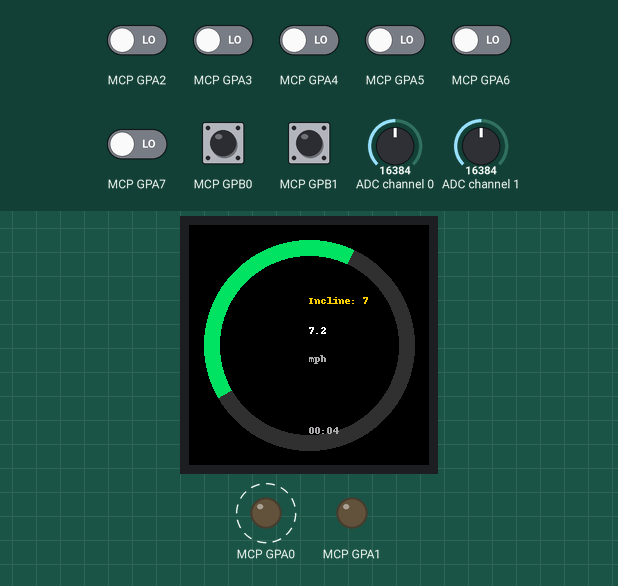
Simulated run of this program. Board: Raspberry Pi (BCM pin numbers). Shown: 240×240 colour display, output pins drawn as LEDs (lit = HIGH). Dashed ring = blinking. The inputs (shaded band) are chosen by the test bench; at power-on: MCP GPB0, MCP GPB1 HIGH, MCP GPA2–7 LOW, ADC channel 0 = 16384, ADC channel 1 = 16384 (analog values on the 0–32767 scale). Pins used as bus, display or sensor lines are not drawn; what the program prints to the terminal is not drawn.

Above: at 5.0 s.
5.1 s: ADC channel 0 set to 8968
At 6.07 s:
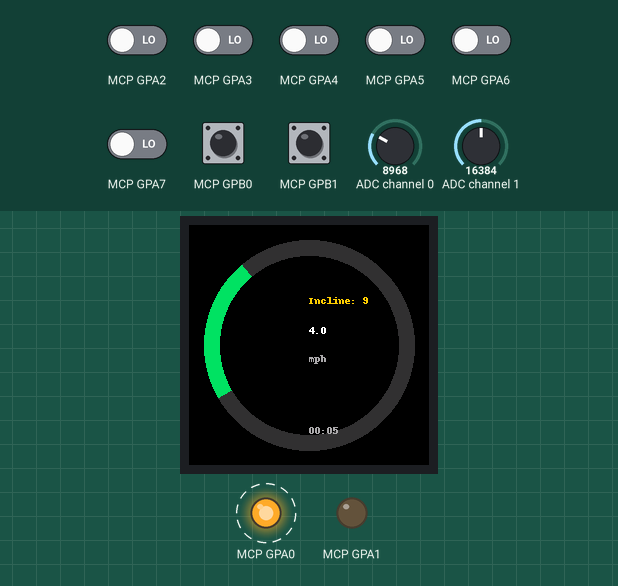
6.9 s: ADC channel 0 set to 8248
At 8.1 s:
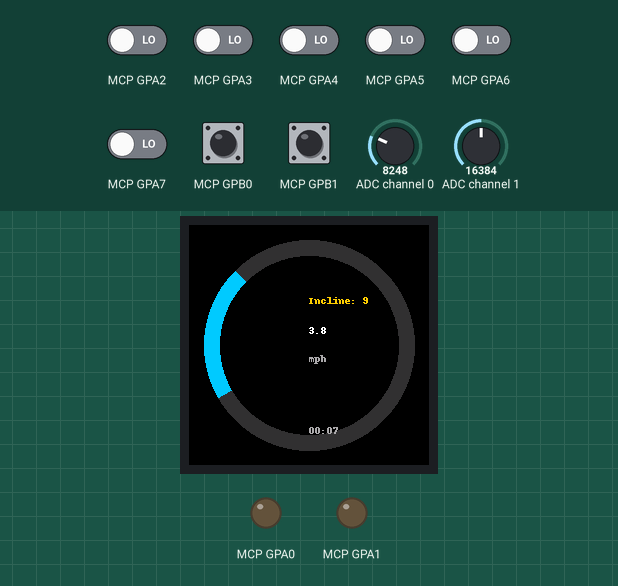
9.9 s: MCP GPB0 pulled LOW for 0.15 s
At 9.96 s:
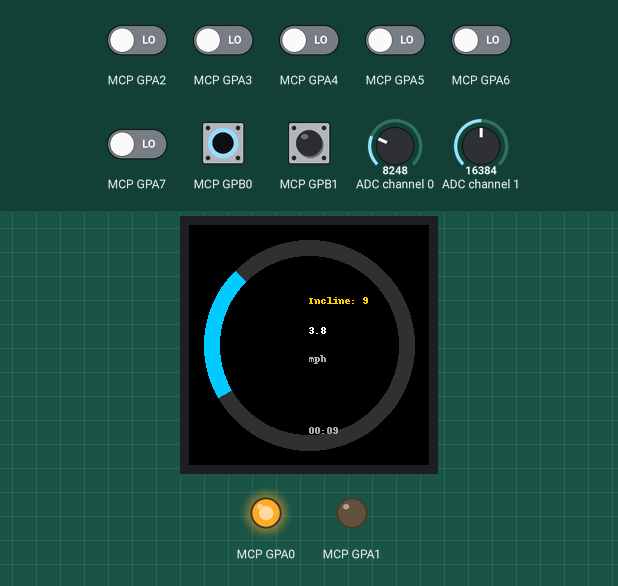
Timing chart, 0 to 12.9 s (numbered marks = the images above; inputs shaded):
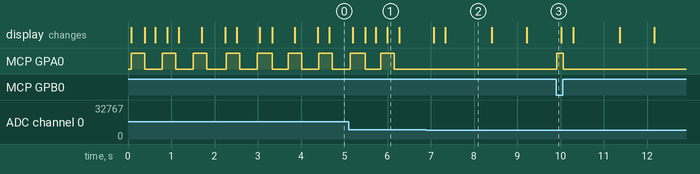

Measured:
- the behaviour switches between 8736 and 8728 on ADC channel 0 (found by bisection; images 1 and 2)
- after the input at 6.9 s, the display: first changes after 0.17 s (image 2 shows a later state)
- after the input at 9.9 s, MCP GPA0: LOW → HIGH at once, → LOW 0.15 s later
- by itself, MCP GPA0: alternates HIGH for 0.31 s and LOW for 0.40 s

The program:

main.py
```python
import time
import signal
import sys

import display_gc9a01_pi
import connectivity
from treadmill_rpi import Treadmill
from config import DISPLAY_UPDATE_MS, DEBUG

treadmill = None
_last_display = 0
_last_lvgl = 0
_running = True


def _handle_signal(signum, frame):
    global _running
    _running = False


def main():
    global treadmill, _last_display, _running
    signal.signal(signal.SIGTERM, _handle_signal)
    signal.signal(signal.SIGINT, _handle_signal)
    signal.signal(signal.SIGHUP, _handle_signal)

    print("Tradmill Pi Zero W v1.1 starting")
    display_gc9a01_pi.init()
    connectivity.init()
    treadmill = Treadmill()
    print("Tradmill ready — pots idle = stop, GC9A01 240x240, MCP23017 0x20, ADS1115 0x48")

    _last_display = time.monotonic()
    try:
        while _running:
            now = time.monotonic()
            treadmill.update()
            if (now - _last_display) * 1000 >= DISPLAY_UPDATE_MS:
                display_gc9a01_pi.update(
                    treadmill.get_speed_mph(),
                    treadmill.get_incline_level(),
                    treadmill.get_elapsed_seconds(),
                    treadmill.is_safety_triggered(),
                    treadmill.is_running(),
                )
                _last_display = now
            connectivity.update(treadmill.get_speed_mph(), treadmill.get_elapsed_seconds(), treadmill.is_running())
            if DEBUG and int(now * 2) % 20 == 0:
                pass
            time.sleep(0.005)
    finally:
        print("Shutting down — PWM 0, relays off")
        if treadmill:
            treadmill.shutdown()
        display_gc9a01_pi.shutdown()
        sys.exit(0)


if __name__ == "__main__":
    main()
```

display_gc9a01_pi.py
```python
import time

try:
    import spidev
    import lgpio
    _has_hw = True
except ImportError:
    _has_hw = False

try:
    from luma.core.interface.serial import spi as luma_spi
    from luma.lcd.device import gc9a01
    from luma.core.render import canvas
    from PIL import ImageDraw, ImageFont
    _has_luma = True
except ImportError:
    _has_luma = False

from config import (
    SPI_BUS, SPI_DEVICE, SPI_SPEED_HZ, GC9A01_DC_PIN, GC9A01_RST_PIN,
    GC9A01_BL_PIN, SCREEN_W, SCREEN_H, ARC_START, ARC_END, ARC_MAX, DEBUG
)

_mock = True
_device = None
_h = None


def _speed_colour(mph):
    if mph < 4.0:
        return "#00C8FF"
    elif mph < 8.0:
        return "#00E060"
    elif mph < 10.0:
        return "#FFCC00"
    else:
        return "#FF4444"


def init():
    global _mock, _device, _h
    if _has_luma:
        try:
            serial = luma_spi(port=SPI_BUS, device=SPI_DEVICE, gpio_DC=GC9A01_DC_PIN, gpio_RST=GC9A01_RST_PIN, bus_speed_hz=SPI_SPEED_HZ)
            _device = gc9a01(serial, width=SCREEN_W, height=SCREEN_H, rotate=0)
            _mock = False
            if _has_hw:
                try:
                    _h = lgpio.gpiochip_open(0)
                    lgpio.gpio_claim_output(_h, GC9A01_BL_PIN)
                    lgpio.gpio_write(_h, GC9A01_BL_PIN, 1)
                except Exception:
                    pass
            return
        except Exception as e:
            if DEBUG:
                print(f"[DISPLAY] luma init failed: {e} — mock")
    if _has_hw:
        try:
            _h = lgpio.gpiochip_open(0)
            lgpio.gpio_claim_output(_h, GC9A01_RST_PIN)
            lgpio.gpio_claim_output(_h, GC9A01_DC_PIN)
            lgpio.gpio_claim_output(_h, GC9A01_BL_PIN)
            lgpio.gpio_write(_h, GC9A01_BL_PIN, 1)
            lgpio.gpio_write(_h, GC9A01_RST_PIN, 0)
            time.sleep(0.05)
            lgpio.gpio_write(_h, GC9A01_RST_PIN, 1)
            time.sleep(0.12)
            _mock = False
            return
        except Exception as e:
            if DEBUG:
                print(f"[DISPLAY] gpio init failed: {e}")
    _mock = True
    if DEBUG:
        print("[DISPLAY] mock mode")

_last_draw = 0


def update(speed_mph, incline, elapsed_sec, safety, running):
    global _last_draw
    if _mock:
        return
    if DEBUG and int(time.monotonic() * 2) % 10 == 0:
        pass
    if _device is not None and _has_luma:
        try:
            with canvas(_device) as draw:
                draw.rectangle((0, 0, SCREEN_W, SCREEN_H), fill="black")
                if safety:
                    draw.text((SCREEN_W // 2, SCREEN_H // 2), "!! STOPPED !!\nSet speed to 0", fill="red", anchor="mm", align="center")
                    return
                colour = _speed_colour(speed_mph)
                pct = max(0.0, min(1.0, speed_mph / 12.0))
                draw.ellipse((15, 15, SCREEN_W - 15, SCREEN_H - 15), outline="#333333", width=16)
                if pct > 0:
                    start = ARC_START
                    end = ARC_START + pct * (360 - (ARC_START - ARC_END) if ARC_END < ARC_START else ARC_END - ARC_START)
                    draw.arc((15, 15, SCREEN_W - 15, SCREEN_H - 15), start, end, fill=colour, width=16)
                draw.text((SCREEN_W // 2, SCREEN_H // 2 - 20), f"{speed_mph:.1f}", fill="white", anchor="mm")
                draw.text((SCREEN_W // 2, SCREEN_H // 2 + 8), "mph", fill="#AAAAAA", anchor="mm")
                draw.text((SCREEN_W // 2, 70), f"Incline: {incline}", fill="#FFCC00", anchor="mm")
                mins = elapsed_sec // 60
                secs = elapsed_sec % 60
                draw.text((SCREEN_W // 2, SCREEN_H - 40), f"{mins:02d}:{secs:02d}", fill="#AAAAAA", anchor="mm")
                if not running and speed_mph < 0.01:
                    draw.text((SCREEN_W // 2, SCREEN_H // 2 + 40), "IDLE", fill="#888888", anchor="mm")
        except Exception as e:
            if DEBUG:
                print(f"[DISPLAY] draw failed: {e}")


def is_mock():
    return _mock


def shutdown():
    global _h
    if _h is not None:
        try:
            lgpio.gpiochip_close(_h)
        except Exception:
            pass
```

connectivity.py
```python
import time

try:
    import requests
    _has_requests = True
except ImportError:
    _has_requests = False

from config import HA_WEBHOOK_URL, DEBUG

_last_post = 0


def init():
    if DEBUG:
        if HA_WEBHOOK_URL:
            print(f"[CONNECTIVITY] webhook {HA_WEBHOOK_URL}")
        else:
            print("[CONNECTIVITY] no webhook — offline")


def update(speed_mph, elapsed_sec, running):
    global _last_post
    if not HA_WEBHOOK_URL or not _has_requests:
        return
    now = time.monotonic()
    if now - _last_post < 5.0:
        return
    _last_post = now
    try:
        body = {"speed_mph": round(float(speed_mph), 2), "elapsed_sec": int(elapsed_sec), "running": bool(running)}
        resp = requests.post(HA_WEBHOOK_URL, json=body, timeout=1)
        if DEBUG:
            print(f"[CONNECTIVITY] HA webhook HTTP {resp.status_code}")
    except Exception as e:
        if DEBUG:
            print(f"[CONNECTIVITY] webhook failed: {e}")
```

treadmill_rpi.py
```python
import time
import hal_pwm
from hal_mcp import MCP23017
from hal_adc import ADCReader
from config import (
    MAX_SPEED_MPH, SPEED_STEP_MPH, SPEED_LEVELS, SPEED_POT_THRESHOLD_NORM,
    MAX_INCLINE_LEVEL, MIN_INCLINE_LEVEL, INCLINE_DEBOUNCE_MS,
    INCLINE_INTER_PULSE_GAP_MS, MCP_I2C_ADDR, MCP_INCLINE_UP_PIN,
    MCP_INCLINE_DOWN_PIN, MCP_INCLINE_UP_BTN, MCP_INCLINE_DOWN_BTN,
    MCP_SAFETY_KEY_PIN, I2C_BUS, ADC_HYST_SPEED, ADC_HYST_INCLINE,
    ADC_RAW_MIN, ADC_RAW_MAX, STOP_RAMP_MS
)


class Treadmill:
    def __init__(self):
        hal_pwm.init()
        self.mcp = MCP23017(bus=I2C_BUS, address=MCP_I2C_ADDR)
        self.adc = ADCReader(bus_num=I2C_BUS, address=0x48)
        self._setup_mcp()
        self._target_speed = 0.0
        self._speed_mph = 0.0
        self._incline_level = 0
        self._elapsed_seconds = 0
        self._running = False
        self._stopping = False
        self._stop_ramp_from = 0.0
        self._stop_ramp_start = 0
        self._session_start = 0
        self._session_running = False
        self._last_btn_up = False
        self._last_btn_down = False
        self._last_incline_ms = 0
        self._incline_pulse_dir = 0
        self._incline_pulse_end = 0
        self._raw_speed_filt = ADC_RAW_MIN
        self._raw_incline_filt = ADC_RAW_MIN
        self._speed_level = 0
        self._incline_target = 0
        self._speed_buf = []
        self._incline_buf = []

    def _setup_mcp(self):
        if not self.mcp.ok:
            return
        self.mcp.pin_mode(MCP_INCLINE_UP_PIN, 0)
        self.mcp.pin_mode(MCP_INCLINE_DOWN_PIN, 0)
        self.mcp.output(MCP_INCLINE_UP_PIN, 0)
        self.mcp.output(MCP_INCLINE_DOWN_PIN, 0)
        if MCP_INCLINE_UP_BTN != -1:
            self.mcp.pin_mode(MCP_INCLINE_UP_BTN, 1, pull_up=True)
        if MCP_INCLINE_DOWN_BTN != -1:
            self.mcp.pin_mode(MCP_INCLINE_DOWN_BTN, 1, pull_up=True)
        if MCP_SAFETY_KEY_PIN != -1:
            self.mcp.pin_mode(MCP_SAFETY_KEY_PIN, 1, pull_up=True)

    def _median(self, buf):
        s = sorted(buf)
        return s[len(s) // 2]

    def _filter_raw(self, raw, buf, filt):
        buf.append(raw)
        if len(buf) > 8:
            buf.pop(0)
        med = self._median(buf)
        return int(filt * 0.8 + med * 0.2)

    def _poll_pots(self):
        raw_s = self.adc.read_speed_raw()
        raw_i = self.adc.read_incline_raw()
        if raw_s == 0 and raw_i == 0 and not self.adc.ok:
            return
        self._raw_speed_filt = self._filter_raw(raw_s, self._speed_buf, self._raw_speed_filt)
        self._raw_incline_filt = self._filter_raw(raw_i, self._incline_buf, self._raw_incline_filt)

    def _quantize_speed(self):
        span = ADC_RAW_MAX - ADC_RAW_MIN
        if span <= 0:
            return 0
        norm = (self._raw_speed_filt - ADC_RAW_MIN) / span
        norm = max(0.0, min(1.0, norm))
        if norm < SPEED_POT_THRESHOLD_NORM:
            return 0
        desired = int(round(norm * SPEED_LEVELS))
        desired = max(0, min(SPEED_LEVELS, desired))
        if desired == self._speed_level:
            return desired
        bin_w = span / SPEED_LEVELS if SPEED_LEVELS else span
        boundary = ADC_RAW_MIN + max(desired, self._speed_level) * bin_w
        if desired > self._speed_level and self._raw_speed_filt < boundary + ADC_HYST_SPEED // 2:
            return self._speed_level
        if desired < self._speed_level and self._raw_speed_filt > boundary - ADC_HYST_SPEED // 2:
            return self._speed_level
        return desired

    def _quantize_incline(self):
        span = ADC_RAW_MAX - ADC_RAW_MIN
        if span <= 0:
            return 0
        levels = MAX_INCLINE_LEVEL - MIN_INCLINE_LEVEL + 1
        bin_w = span / levels
        naive = int(((self._raw_incline_filt - ADC_RAW_MIN) / span) * levels)
        naive = max(MIN_INCLINE_LEVEL, min(MAX_INCLINE_LEVEL, naive))
        if naive == self._incline_level:
            return naive
        boundary = ADC_RAW_MIN + (max(naive, self._incline_level) - MIN_INCLINE_LEVEL) * bin_w
        if naive > self._incline_level and self._raw_incline_filt < boundary + ADC_HYST_INCLINE // 2:
            return self._incline_level
        if naive < self._incline_level and self._raw_incline_filt > boundary - ADC_HYST_INCLINE // 2:
            return self._incline_level
        return naive

    def _apply_speed(self):
        self._speed_mph = self._target_speed
        if self._speed_mph < 0.01:
            hal_pwm.set_duty_pct(0)
            return
        hal_pwm.set_speed_mph(self._speed_mph, MAX_SPEED_MPH)

    def _stop_all(self):
        hal_pwm.set_duty_pct(0)
        if self.mcp.ok:
            self.mcp.output(MCP_INCLINE_UP_PIN, 0)
            self.mcp.output(MCP_INCLINE_DOWN_PIN, 0)
        self._speed_mph = 0.0
        self._target_speed = 0.0

    def _schedule_incline(self, now):
        self._incline_target = self._quantize_incline()
        if self._incline_target == self._incline_level:
            return
        if self._incline_pulse_dir != 0:
            return
        if now - self._last_incline_ms < INCLINE_INTER_PULSE_GAP_MS:
            return
        direction = 1 if self._incline_target > self._incline_level else -1
        self._incline_level = max(MIN_INCLINE_LEVEL, min(MAX_INCLINE_LEVEL, self._incline_level + direction))
        self._incline_pulse_dir = direction
        self._incline_pulse_end = now + INCLINE_DEBOUNCE_MS
        self._last_incline_ms = now

    def _update_incline(self, now):
        pulse_up = self._incline_pulse_dir > 0 and now < self._incline_pulse_end
        pulse_down = self._incline_pulse_dir < 0 and now < self._incline_pulse_end
        if self._incline_pulse_dir != 0 and now >= self._incline_pulse_end:
            self._incline_pulse_dir = 0
        up = False
        down = False
        if self.mcp.ok:
            if MCP_INCLINE_UP_BTN != -1:
                up = self.mcp.input(MCP_INCLINE_UP_BTN) == 0
            if MCP_INCLINE_DOWN_BTN != -1:
                down = self.mcp.input(MCP_INCLINE_DOWN_BTN) == 0
        debounce_ok = (now - self._last_incline_ms) > INCLINE_DEBOUNCE_MS
        if self.mcp.ok:
            if (up or pulse_up) and not (down or pulse_down):
                self.mcp.output(MCP_INCLINE_UP_PIN, 1)
                self.mcp.output(MCP_INCLINE_DOWN_PIN, 0)
                if up and not self._last_btn_up and debounce_ok:
                    self._incline_level = min(self._incline_level + 1, MAX_INCLINE_LEVEL)
                    self._last_incline_ms = now
            elif (down or pulse_down) and not (up or pulse_up):
                self.mcp.output(MCP_INCLINE_UP_PIN, 0)
                self.mcp.output(MCP_INCLINE_DOWN_PIN, 1)
                if down and not self._last_btn_down and debounce_ok:
                    self._incline_level = max(self._incline_level - 1, MIN_INCLINE_LEVEL)
                    self._last_incline_ms = now
            else:
                self.mcp.output(MCP_INCLINE_UP_PIN, 0)
                self.mcp.output(MCP_INCLINE_DOWN_PIN, 0)
        self._last_btn_up = up
        self._last_btn_down = down

    def update(self):
        now = int(time.monotonic() * 1000)
        self._poll_pots()
        speed_level = self._quantize_speed()
        self._speed_level = speed_level
        new_target = speed_level * SPEED_STEP_MPH
        new_target = max(0.0, min(MAX_SPEED_MPH, new_target))
        pot_idle = new_target < 0.01
        if pot_idle and self._running:
            if new_target >= 0.01:
                pass
            else:
                self._stopping = True
                self._stop_ramp_from = self._target_speed
                self._stop_ramp_start = now
                self._running = False
        if not pot_idle and not self._running and not self._stopping:
            self._running = True
            self._stopping = False
        if self._stopping:
            elapsed = now - self._stop_ramp_start
            if elapsed >= STOP_RAMP_MS:
                self._stop_all()
                self._stopping = False
                self._running = False
                self._session_running = False
            else:
                self._target_speed = self._stop_ramp_from * (1.0 - elapsed / STOP_RAMP_MS)
                self._apply_speed()
                if self._session_running:
                    self._elapsed_seconds = int(time.monotonic() - self._session_start)
            self._schedule_incline(now)
            self._update_incline(now)
            return
        if not self._running:
            self._target_speed = 0.0
            self._apply_speed()
            self._schedule_incline(now)
            self._update_incline(now)
            if self._session_running:
                self._elapsed_seconds = int(time.monotonic() - self._session_start)
            return
        self._target_speed = new_target
        self._schedule_incline(now)
        self._update_incline(now)
        self._apply_speed()
        if self._speed_mph > 0.01 and not self._session_running:
            self._session_start = time.monotonic()
            self._session_running = True
        if self._session_running:
            self._elapsed_seconds = int(time.monotonic() - self._session_start)

    def get_speed_mph(self):
        return self._target_speed

    def get_incline_level(self):
        return self._incline_level

    def get_elapsed_seconds(self):
        return self._elapsed_seconds

    def is_running(self):
        return self._running or self._stopping

    def is_safety_triggered(self):
        return False

    def shutdown(self):
        self._stop_all()
        try:
            self.mcp.close()
        except Exception:
            pass
        try:
            self.adc.close()
        except Exception:
            pass
        hal_pwm.stop()
```

config.py
```python
PWM_PIN = 19
PWM_FREQ_HZ = 20
PWM_PERIOD_NS = 50_000_000
MAX_DUTY_PCT = 0.55
MAX_SPEED_MPH = 12.0
SPEED_STEP_MPH = 0.25
SPEED_LEVELS = int(MAX_SPEED_MPH / SPEED_STEP_MPH)

I2C_BUS = 1
MCP_I2C_ADDR = 0x20
MCP_INCLINE_UP_PIN = 0
MCP_INCLINE_DOWN_PIN = 1
MCP_INCLINE_UP_BTN = 8
MCP_INCLINE_DOWN_BTN = 9
MCP_SAFETY_KEY_PIN = -1

ADS1115_ADDR = 0x48
ADS1115_GAIN = 1
SPEED_ADC_CHANNEL = 0
INCLINE_ADC_CHANNEL = 1

ADC_RAW_MIN = 300
ADC_RAW_MAX = 26400
ADC_HYST_SPEED = 180
ADC_HYST_INCLINE = 489

MAX_INCLINE_LEVEL = 15
MIN_INCLINE_LEVEL = 0
INCLINE_DEBOUNCE_MS = 300
INCLINE_INTER_PULSE_GAP_MS = 700

DISPLAY_UPDATE_MS = 250

SPI_BUS = 0
SPI_DEVICE = 0
SPI_SPEED_HZ = 32_000_000
GC9A01_DC_PIN = 25
GC9A01_RST_PIN = 27
GC9A01_BL_PIN = 18
SCREEN_W = 240
SCREEN_H = 240

ARC_START = 150
ARC_END = 30
ARC_MAX = 120

SPEED_POT_THRESHOLD_NORM = 0.015
SPEED_DEADBAND_MPH = 0.12
STOP_RAMP_MS = 3000

DEBUG = True
HA_WEBHOOK_URL = None
```

Source omitted: hal_pwm.py (1869 bytes), hal_mcp.py (2317 bytes), hal_adc.py (3732 bytes)
